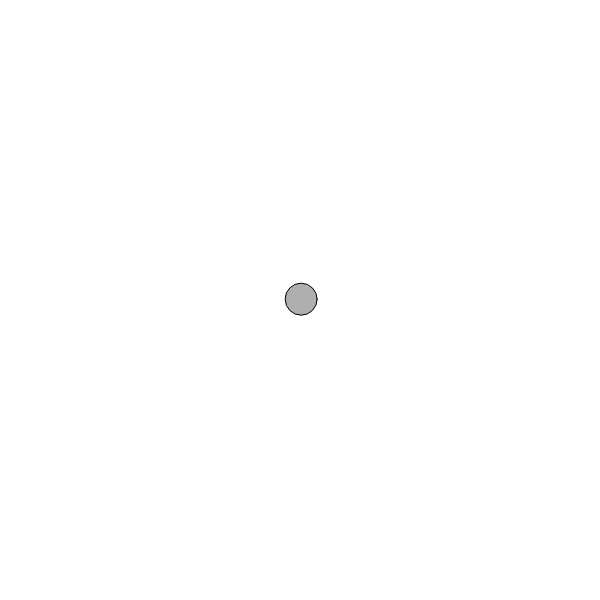
Frame 1 (no input)
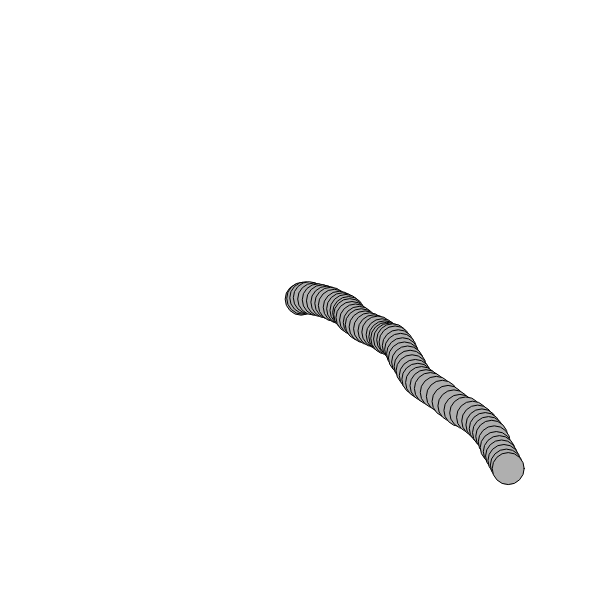
Frame 60 (no input)
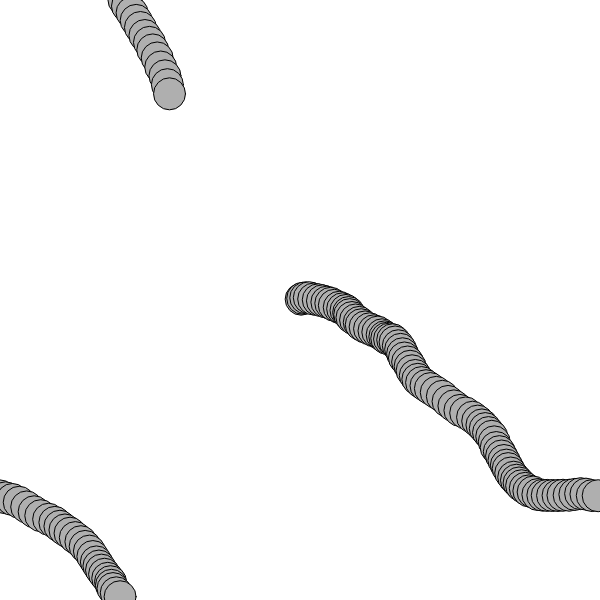
Frame 120 (the mouse pressed at the canvas centre since frame 60)

The p5.js sketch that drew these frames (run headless with seeded random() and noise() and a simulated clock; from frame 60 on, the mouse is pressed at the canvas centre):

// p5.js sketch
// ── sketch.js
function limiting (vel,maximum) {
    if (vel> maximum) {
        vel = max
    }
}

class Mover { 
    constructor () {
        this.vel = createVector(0,0)
    
        this.loc = createVector(width/2,height/2)
        this.acc = createVector(-0.001,0.01)

        this.topspeed =10
        
    }

    update () {

        this.acc = p5.Vector.random2D ()
        this.acc.mult(random(2))

        this.vel.add(this.acc)
        this.vel.limit(this.topspeed)
        this.loc.add(this.vel)
    }

    display() {
        stroke (0)
        fill (175)
        ellipse(this.loc.x,this.loc.y,32,32)
    }

    checkEdges() {
        if (this.loc.x > width) {
            this.loc.x = 0
        } else if (this.loc.x < 0) {
            this.loc.x = width
        }

        if (this.loc.y > height) {
            this.loc.y = 0
        } else if (this.loc.y < 0) {
            this.loc.y = height
        }
    }
}

function setup () {
    createCanvas (600,600)
    mover = new Mover()
    
}

function draw () {
    mover.update()
    mover.checkEdges()
    mover.display()
}
